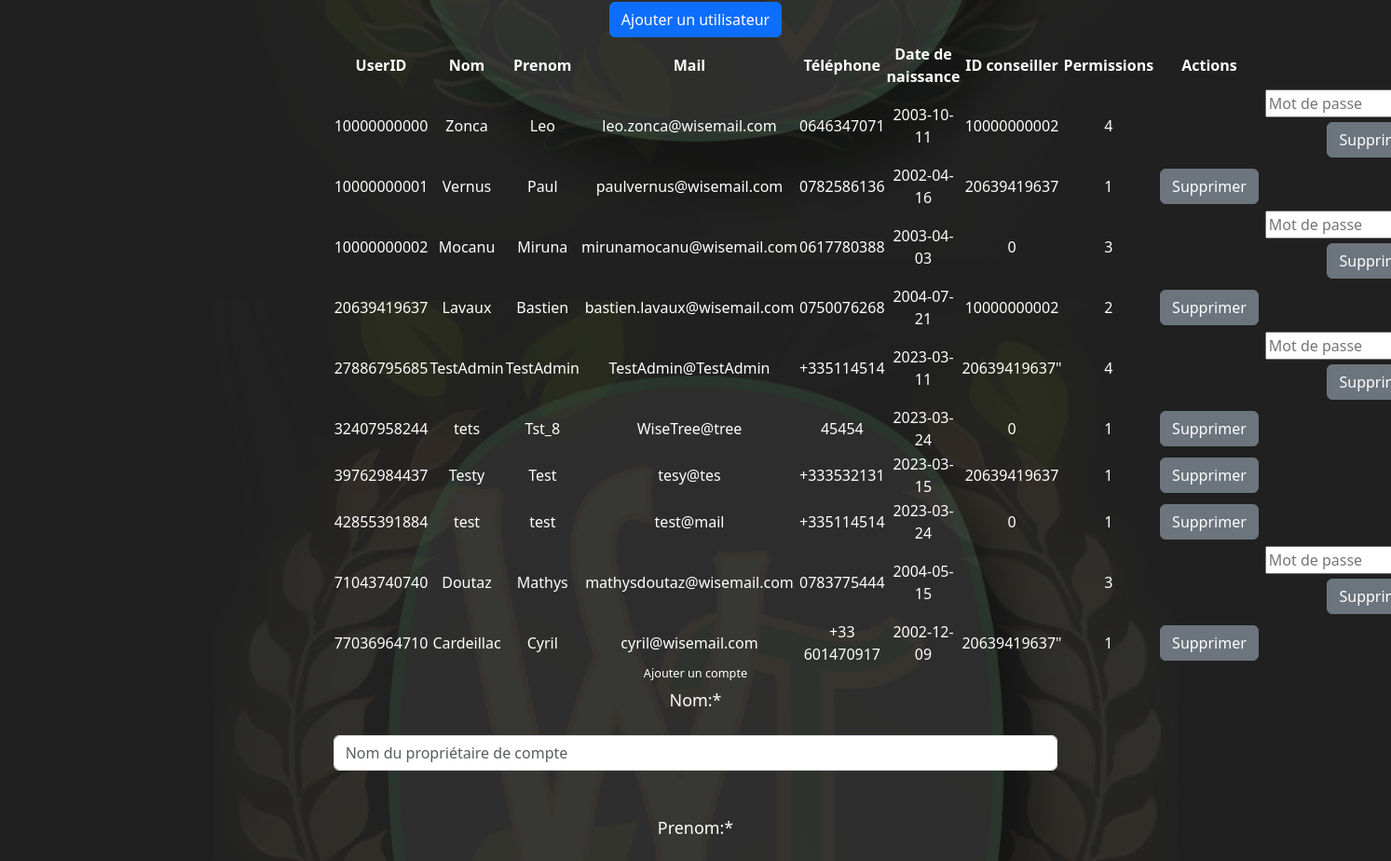
Before: /panneladmin.php (middle part) with the older database file.
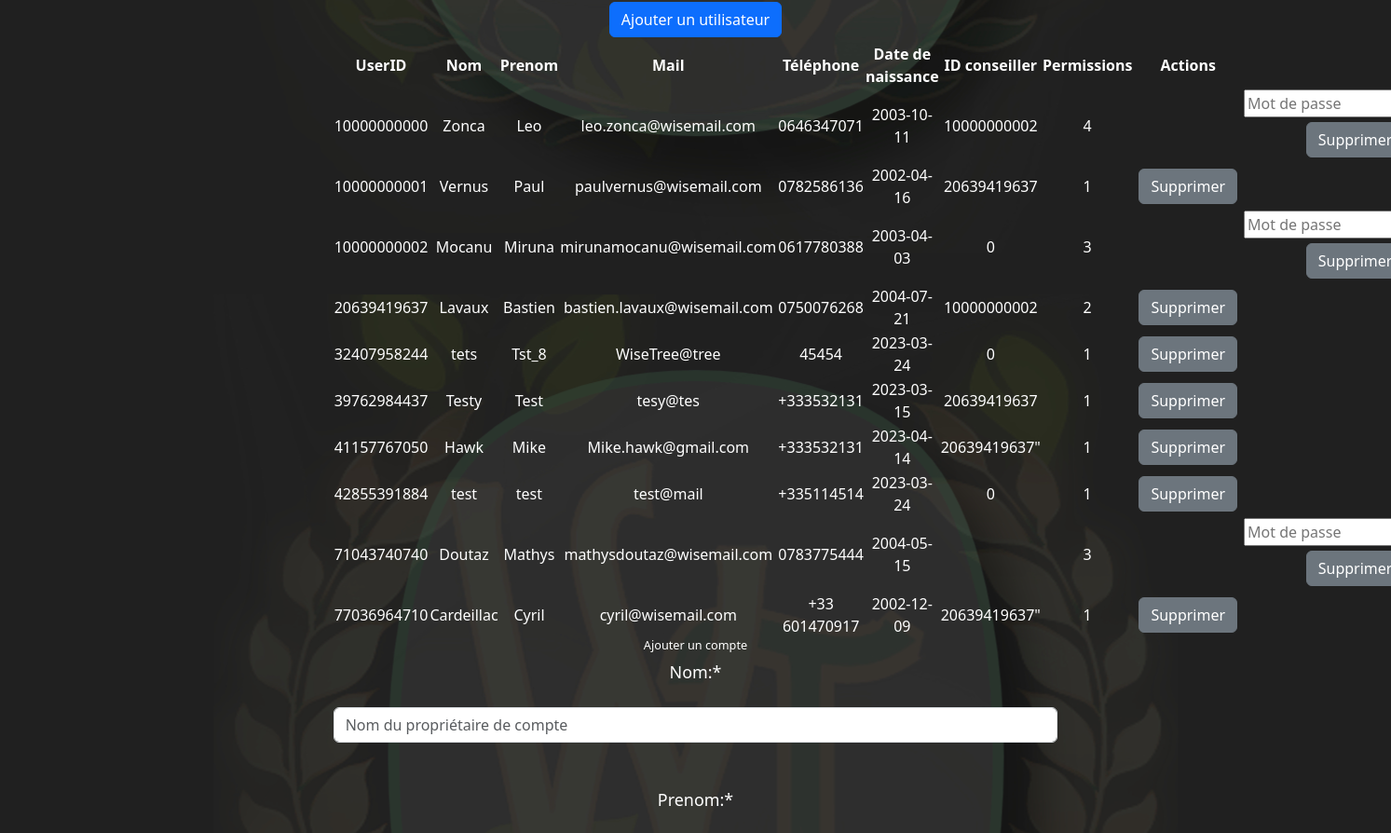
After: the same page with the newer database file.
### tables this page shows
CREATE TABLE IF NOT EXISTS `users` (
  `userid` varchar(255) NOT NULL,
  `nom` varchar(255) NOT NULL,
  `prenom` varchar(255) NOT NULL,
  `date_naissance` date NOT NULL,
  `password` varchar(255) NOT NULL,
  `mail` varchar(255) NOT NULL,
  `tel` varchar(255) NOT NULL,
  `idconseiller` varchar(255) DEFAULT NULL,
  `permissions` int NOT NULL DEFAULT '0',
  PRIMARY KEY (`userid`),
  KEY `FK_users_perms` (`permissions`)
);

### panneladmin.php (the view, shortened to what this page needs)
<?php
function displayusers ($bdd) {
    $sql = "SELECT * FROM users ";
    $request = $bdd->prepare($sql);
    $request->execute();
    echo '<table>';
    echo '<tr>
        <th>UserID</th>
        <th>Nom</th>
        <th>Prenom</th>
        <th>Mail</th>
        <th>Téléphone</th>
        <th>Date de naissance</th>
        <th>ID conseiller</th>
        <th>Permissions</th>
        <th>Actions</th>
    </tr>';
    while($data = $request->fetch()){
        echo '<tr>';
        echo '<td>' . $data['userid'] . '</td>';
        echo '<td>' . $data['nom'] . '</td>';
        echo '<td>' . $data['prenom'] . '</td>';
        echo '<td>' . $data['mail'] . '</td>';
        echo '<td>' . $data['tel'] . '</td>';
        echo '<td>' . $data['date_naissance'] . '</td>';
        echo '<td>' . $data['idconseiller'] . '</td>';
        echo '<td>' . $data['permissions'] . '</td>';
        echo '<td>';
        if($data['permissions'] >=3){
            echo '<td>';
            echo '<form method="POST">
                <input type="hidden" name="id" value="'. $data['userid'] .'">
                <input type="password" name="password" placeholder="Mot de passe">
                <input class="btn btn-secondary" type="submit" name="delete" value="Supprimer">
            </form>';
        } else {
            echo '<form method="POST" action="panneladmin.php">
                <input type="hidden" name="id" value="'. $data['userid'] .'">
                <input class="btn btn-secondary" type="submit" name="delete" value="Supprimer" onclick="return confirm(\'Êtes-vous sûr de vouloir supprimer ce compte ? Wallali ?\')">
            </form>';
        }
        echo '</td>';
        echo '</tr>';
    }
    echo'</table>';
}
function checkconseillers($bdd){
    echo "<select name='conseiller' class='form-control'>";
    echo "</select><br><br>";
}
function checkranks($bdd){
    echo "<select name='perms' class='form-control' required>";
    echo "</select><br><br>";
}
  ?>
<!DOCTYPE HTML>
<html lang="fr">
    <head>
        <link href="https://cdn.jsdelivr.net/npm/bootstrap@5.3.0-alpha1/dist/css/bootstrap.min.css" rel="stylesheet">
        <link rel="stylesheet" type="text/css" href="css/style.css">
    </head>
    <body>
        <div class="container">
            <div class='login-container'>
            <div class ="row">
            <div class="col-sm">
			<div class="loginform">
				<form action="panneladmin.php" method="post">
					<label for="nom">Nom*:</label><br><br>
					<input type="text" id="nom" name="nom" placeholder="Votre nom" class="form-control" required><br><br>
                    <label for="prenom">Prenom*:</label><br><br>
					<input type="text" id="prenom" name="prenom" placeholder="Votre prenom" class="form-control" required><br><br>
                    <label for="email">Mail*:</label><br><br>
					<input type="mail" id="mail" name="email" placeholder="Wise@Tree.com" class="form-control" required><br><br>
					<label for="datenaissance">Date de naissance*:</label><br><br>
					<input type="date" id="date" name="datenaissance" placeholder="11/10/2003" class="form-control" required><br><br>
                    <label for="tel">N°télephone*:</label><br><br>
                    <input type="text" id="tel" name="tel" placeholder="+33***********" class="form-control" required><br><br>
                    <label for="conseiller">Conseiller</label><br><br>
                    <?php
                    $bdd = new PDO('mysql:host=localhost;dbname=wisebankdb;charset=utf8', 'root','');
                            checkconseillers($bdd);
                    ?>
                    <label for="perms">Permissions:*</label><br><br>
                    <?php
                        checkranks($bdd);
                    ?>
					<button name="adduser" class="btn btn-primary">Ajouter un utilisateur</button>
				</form>
                <?php
                    displayusers($bdd);
                ?>
                </div>
                <div class="col-sm">
                    <div class="loginform">
                    <h2>Ajouter un compte</h2>
                    <form action="panneladmin.php" method="post">
                        <label for="nomclient">Nom:*</label><br><br>
                        <input type="text" id="nomclient" name="nomclient" placeholder="Nom du propriétaire de compte" class="form-control" required><br><br>
                        <label for="prenomclient">Prenom:*</label><br><br>
                        <input type="text" id="prenomclient" name="prenomclient" placeholder="Prenom du propriétaire de compte" class="form-control" required><br><br>
                        <label for="nomcompte">Type de compte:*</label><br><br>
                        <br><br>
                        <label for="decouvert">Decouvert autorisé:*</label><br><br>
                        <br><br>
                    </form>
                </div>
            </div>
                </div>
            </div>
        </div>
	</body>
</html>

### css/style.css (style rules this page uses)
body { background-image: url("../background.png"); height: 100%; background-position-y: 40%; background-position-x: 50%; text-align: center; }
h2 { font-size: 0.85vw; text-align: center; }
label { font-size: 1.2vw; }
button { width: fit-content; font-size: 0.9vw; }
.container { color: white; }
div.login-container { color: white; margin-left: 20%; margin-right: 20%; }
.btn.btn-primary { margin: 5px; }
.btn.btn-secondary { margin: 5px; }

### panneladmin.php (style rules this page uses)
body { background-image: url("background.png"); height: 100%; background-position-y: 20%; background-position-x: 50%; }

Changed rows visible on the page:
removed users: userid "27886795685", nom "TestAdmin", prenom "TestAdmin", mail "TestAdmin@TestAdmin", tel "+335114514", date_naissance "2023-03-11", idconseiller "20639419637\"", permissions "4"
added users: userid "41157767050", nom "Hawk", prenom "Mike", mail "Mike.hawk@gmail.com", tel "+333532131", date_naissance "2023-04-14", idconseiller "20639419637\"", permissions "1"
